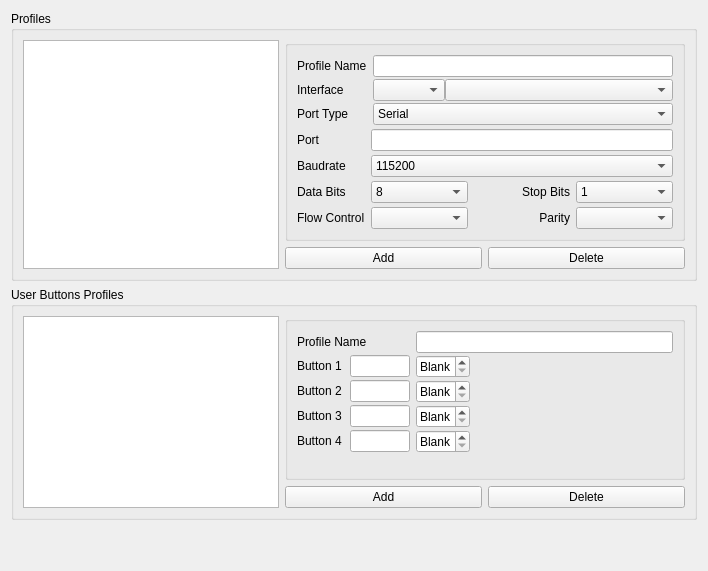
         <widget class="QWidget" name="rotsTab">
          <attribute name="title">
           <string>Rotators</string>
          </attribute>
          <layout class="QVBoxLayout" name="verticalLayout_11">
           <item>
            <widget class="QGroupBox" name="rotsProfileGroup_2">
             <property name="title">
              <string>Profiles</string>
             </property>
             <layout class="QGridLayout" name="gridLayout_5">
              <item row="1" column="1">
               <widget class="QPushButton" name="rotAddProfileButton">
                <property name="text">
                 <string>Add</string>
                </property>
               </widget>
              </item>
              <item row="1" column="2">
               <widget class="QPushButton" name="rotDelProfileButton">
                <property name="text">
                 <string>Delete</string>
                </property>
               </widget>
              </item>
              <item row="0" column="0" rowspan="2">
               <widget class="QListView" name="rotProfilesListView">
                <property name="focusPolicy">
                 <enum>Qt::NoFocus</enum>
                </property>
                <property name="contextMenuPolicy">
                 <enum>Qt::NoContextMenu</enum>
                </property>
                <property name="toolTip">
                 <string>List of all available Rigs</string>
                </property>
                <property name="editTriggers">
                 <set>QAbstractItemView::NoEditTriggers</set>
                </property>
               </widget>
              </item>
              <item row="0" column="1" colspan="2">
               <widget class="QGroupBox" name="rotProfileGroup">
                <property name="minimumSize">
                 <size>
                  <width>400</width>
                  <height>0</height>
                 </size>
                </property>
                <property name="title">
                 <string/>
                </property>
                <layout class="QFormLayout" name="formLayout_18">
                 <property name="verticalSpacing">
                  <number>2</number>
                 </property>
                 <item row="0" column="0">
                  <widget class="QLabel" name="rotProfileNameLabel">
                   <property name="text">
                    <string>Profile Name</string>
                   </property>
                  </widget>
                 </item>
                 <item row="0" column="1">
                  <widget class="QLineEdit" name="rotProfileNameEdit">
                   <property name="toolTip">
                    <string/>
                   </property>
                   <property name="maxLength">
                    <number>25</number>
                   </property>
                  </widget>
                 </item>
                 <item row="1" column="0">
                  <widget class="QLabel" name="rotInterfaceLabel">
                   <property name="text">
                    <string>Interface</string>
                   </property>
                  </widget>
                 </item>
                 <item row="1" column="1">
                  <layout class="QHBoxLayout" name="horizontalLayout_42">
                   <item>
                    <widget class="QComboBox" name="rotInterfaceCombo">
                     <property name="sizePolicy">
                      <sizepolicy hsizetype="Maximum" vsizetype="Fixed">
                       <horstretch>0</horstretch>
                       <verstretch>0</verstretch>
                      </sizepolicy>
                     </property>
                     <property name="sizeAdjustPolicy">
                      <enum>QComboBox::AdjustToContentsOnFirstShow</enum>
                     </property>
                    </widget>
                   </item>
                   <item>
                    <widget class="QComboBox" name="rotModelSelect"/>
                   </item>
                  </layout>
                 </item>
                 <item row="2" column="0">
                  <widget class="QLabel" name="rotPortTypeLabel">
                   <property name="text">
                    <string>Port Type</string>
                   </property>
                  </widget>
                 </item>
                 <item row="2" column="1">
                  <widget class="QComboBox" name="rotPortTypeCombo">
                   <item>
                    <property name="text">
                     <string>Serial</string>
                    </property>
                   </item>
                   <item>
                    <property name="text">
                     <string>Network</string>
                    </property>
                   </item>
                  </widget>
                 </item>
                 <item row="3" column="0" colspan="2">
                  <widget class="QStackedWidget" name="rotStackedWidget">
                   <property name="sizePolicy">
                    <sizepolicy hsizetype="Expanding" vsizetype="Expanding">
                     <horstretch>0</horstretch>
                     <verstretch>0</verstretch>
                    </sizepolicy>
                   </property>
                   <property name="frameShape">
                    <enum>QFrame::NoFrame</enum>
                   </property>
                   <property name="currentIndex">
                    <number>0</number>
                   </property>
                   <widget class="QWidget" name="rotSerialPage">
                    <layout class="QFormLayout" name="formLayout_19">
                     <property name="verticalSpacing">
                      <number>4</number>
                     </property>
                     <property name="leftMargin">
                      <number>0</number>
                     </property>
                     <property name="topMargin">
                      <number>2</number>
                     </property>
                     <property name="rightMargin">
                      <number>0</number>
                     </property>
                     <property name="bottomMargin">
                      <number>0</number>
                     </property>
                     <item row="0" column="0">
                      <widget class="QLabel" name="rotPortLabel">
                       <property name="text">
                        <string>Port</string>
                       </property>
                      </widget>
                     </item>
                     <item row="0" column="1">
                      <widget class="SerialPortEditLine" name="rotPortEdit">
                       <property name="toolTip">
                        <string>Use COMxx for Window or path to COM port under Unix-like OS</string>
                       </property>
                      </widget>
                     </item>
                     <item row="1" column="0">
                      <widget class="QLabel" name="rotBaudLabel">
                       <property name="text">
                        <string>Baudrate</string>
                       </property>
                      </widget>
                     </item>
                     <item row="1" column="1">
                      <widget class="QComboBox" name="rotBaudSelect">
                       <item>
                        <property name="text">
                         <string>115200</string>
                        </property>
                       </item>
                       <item>
                        <property name="text">
                         <string>57600</string>
                        </property>
                       </item>
                       <item>
                        <property name="text">
                         <string>38400</string>
                        </property>
                       </item>
                       <item>
                        <property name="text">
                         <string>19200</string>
                        </property>
                       </item>
                       <item>
                        <property name="text">
                         <string>9600</string>
                        </property>
                       </item>
                       <item>
                        <property name="text">
                         <string>4800</string>
                        </property>
                       </item>
                       <item>
                        <property name="text">
                         <string>2400</string>
                        </property>
                       </item>
                       <item>
                        <property name="text">
                         <string>1200</string>
                        </property>
                       </item>
                      </widget>
                     </item>
                     <item row="2" column="0">
                      <widget class="QLabel" name="rotDataBitsLabel">
                       <property name="text">
                        <string>Data Bits</string>
                       </property>
                      </widget>
                     </item>
                     <item row="4" column="0">
                      <widget class="QLabel" name="rotFlowControlLabel">
                       <property name="text">
                        <string>Flow Control</string>
                       </property>
                      </widget>
                     </item>
                     <item row="2" column="1">
                      <layout class="QHBoxLayout" name="horizontalLayout_29">
                       <property name="spacing">
                        <number>6</number>
                       </property>
                       <item>
                        <widget class="QComboBox" name="rotDataBitsSelect">
                         <item>
                          <property name="text">
                           <string>8</string>
                          </property>
                         </item>
                         <item>
                          <property name="text">
                           <string>7</string>
                          </property>
                         </item>
                         <item>
                          <property name="text">
                           <string>6</string>
                          </property>
                         </item>
                         <item>
                          <property name="text">
                           <string>5</string>
                          </property>
                         </item>
                        </widget>
                       </item>
                       <item>
                        <widget class="QLabel" name="rotStopBitsLabel">
                         <property name="text">
                          <string>Stop Bits</string>
                         </property>
                         <property name="alignment">
                          <set>Qt::AlignRight|Qt::AlignTrailing|Qt::AlignVCenter</set>
                         </property>
                        </widget>
                       </item>
                       <item>
                        <widget class="QComboBox" name="rotStopBitsSelect">
                         <item>
                          <property name="text">
                           <string>1</string>
                          </property>
                         </item>
                         <item>
                          <property name="text">
                           <string>2</string>
                          </property>
                         </item>
                        </widget>
                       </item>
                      </layout>
                     </item>
                     <item row="4" column="1">
                      <layout class="QHBoxLayout" name="horizontalLayout_30">
                       <property name="spacing">
                        <number>6</number>
                       </property>
                       <item>
                        <widget class="QComboBox" name="rotFlowControlSelect"/>
                       </item>
                       <item>
                        <widget class="QLabel" name="rotParityLabel">
                         <property name="text">
                          <string>Parity</string>
                         </property>
                         <property name="alignment">
                          <set>Qt::AlignRight|Qt::AlignTrailing|Qt::AlignVCenter</set>
                         </property>
                        </widget>
                       </item>
                       <item>
                        <widget class="QComboBox" name="rotParitySelect"/>
                       </item>
                      </layout>
                     </item>
                    </layout>
                   </widget>
                   <widget class="QWidget" name="rotNetworkPage">
                    <layout class="QFormLayout" name="formLayout_20">
                     <property name="verticalSpacing">
                      <number>2</number>
                     </property>
                     <property name="leftMargin">
                      <number>0</number>
                     </property>
                     <property name="topMargin">
                      <number>0</number>
                     </property>
                     <property name="rightMargin">
                      <number>0</number>
                     </property>
                     <property name="bottomMargin">
                      <number>0</number>
                     </property>
                     <item row="0" column="0">
                      <widget class="QLabel" name="rotHostNameLabel">
                       <property name="text">
                        <string>Host Name</string>
                       </property>
                      </widget>
                     </item>
                     <item row="0" column="1">
                      <layout class="QHBoxLayout" name="horizontalLayout_28">
                       <property name="spacing">
                        <number>8</number>
                       </property>
                       <item>
                        <widget class="QLineEdit" name="rotHostNameEdit"/>
                       </item>
                       <item>
                        <widget class="QLabel" name="rotNetPortLabel">
                         <property name="text">
                          <string>Port</string>
                         </property>
                         <property name="alignment">
                          <set>Qt::AlignRight|Qt::AlignTrailing|Qt::AlignVCenter</set>
                         </property>
                        </widget>
                       </item>
                       <item>
                        <widget class="QSpinBox" name="rotNetPortSpin">
                         <property name="toolTip">
                          <string/>
                         </property>
                         <property name="minimum">
                          <number>1</number>
                         </property>
                         <property name="maximum">
                          <number>65535</number>
                         </property>
                         <property name="value">
                          <number>4533</number>
                         </property>
                        </widget>
                       </item>
                      </layout>
                     </item>
                    </layout>
                   </widget>
                  </widget>
                 </item>
                </layout>
               </widget>
              </item>
             </layout>
            </widget>
           </item>
           <item>
            <widget class="QGroupBox" name="groupBox_2">
             <property name="title">
              <string>User Buttons Profiles</string>
             </property>
             <layout class="QGridLayout" name="gridLayout_10">
              <item row="0" column="0" rowspan="2">
               <widget class="QListView" name="rotUsrButtonListView">
                <property name="focusPolicy">
                 <enum>Qt::NoFocus</enum>
                </property>
                <property name="contextMenuPolicy">
                 <enum>Qt::NoContextMenu</enum>
                </property>
                <property name="toolTip">
                 <string>List of all available CW Shortcuts Profiles</string>
                </property>
                <property name="editTriggers">
                 <set>QAbstractItemView::NoEditTriggers</set>
                </property>
               </widget>
              </item>
              <item row="1" column="1">
               <widget class="QPushButton" name="rotUsrButtonAddProfileButton">
                <property name="text">
                 <string>Add</string>
                </property>
               </widget>
              </item>
              <item row="1" column="2">
               <widget class="QPushButton" name="rotUsrButtonDelProfileButton">
                <property name="text">
                 <string>Delete</string>
                </property>
               </widget>
              </item>
              <item row="0" column="1" colspan="2">
               <widget class="QGroupBox" name="rotUsrButtonGroup">
                <property name="minimumSize">
                 <size>
                  <width>400</width>
                  <height>0</height>
                 </size>
                </property>
                <property name="title">
                 <string/>
                </property>
                <layout class="QFormLayout" name="formLayout_25">
                 <property name="verticalSpacing">
                  <number>2</number>
                 </property>
                 <item row="0" column="0">
                  <widget class="QLabel" name="rotUsrButtonProfileNameLabel">
                   <property name="text">
                    <string>Profile Name</string>
                   </property>
                  </widget>
                 </item>
                 <item row="0" column="1">
                  <widget class="QLineEdit" name="rotUsrButtonProfileNameEdit">
                   <property name="maxLength">
                    <number>25</number>
                   </property>
                  </widget>
                 </item>
                 <item row="1" column="0">
                  <layout class="QHBoxLayout" name="horizontalLayout_15">
                   <property name="spacing">
                    <number>8</number>
                   </property>
                   <property name="rightMargin">
                    <number>0</number>
                   </property>
                   <property name="bottomMargin">
                    <number>0</number>
                   </property>
                   <item>
                    <widget class="QLabel" name="rotUsrButton1Label">
                     <property name="text">
                      <string>Button 1</string>
                     </property>
                    </widget>
                   </item>
                   <item>
                    <widget class="QLineEdit" name="rotUsrButton1Edit">
                     <property name="sizePolicy">
                      <sizepolicy hsizetype="Maximum" vsizetype="Fixed">
                       <horstretch>0</horstretch>
                       <verstretch>0</verstretch>
                      </sizepolicy>
                     </property>
                     <property name="minimumSize">
                      <size>
                       <width>0</width>
                       <height>0</height>
                      </size>
                     </property>
                     <property name="maximumSize">
                      <size>
                       <width>60</width>
                       <height>16777215</height>
                      </size>
                     </property>
                     <property name="toolTip">
                      <string>Short Desciption of the Button (up to 7 chars)</string>
                     </property>
                     <property name="text">
                      <string/>
                     </property>
                     <property name="maxLength">
                      <number>7</number>
                     </property>
                     <property name="frame">
                      <bool>true</bool>
                     </property>
                    </widget>
                   </item>
                  </layout>
                 </item>
                 <item row="2" column="0">
                  <layout class="QHBoxLayout" name="horizontalLayout_16">
                   <property name="spacing">
                    <number>8</number>
                   </property>
                   <property name="rightMargin">
                    <number>0</number>
                   </property>
                   <property name="bottomMargin">
                    <number>0</number>
                   </property>
                   <item>
                    <widget class="QLabel" name="rotUsrButton2Label">
                     <property name="text">
                      <string>Button 2</string>
                     </property>
                    </widget>
                   </item>
                   <item>
                    <widget class="QLineEdit" name="rotUsrButton2Edit">
                     <property name="sizePolicy">
                      <sizepolicy hsizetype="Maximum" vsizetype="Fixed">
                       <horstretch>0</horstretch>
                       <verstretch>0</verstretch>
                      </sizepolicy>
                     </property>
                     <property name="maximumSize">
                      <size>
                       <width>60</width>
                       <height>16777215</height>
                      </size>
                     </property>
                     <property name="toolTip">
                      <string>Short Desciption of the Button (up to 7 chars)</string>
                     </property>
                     <property name="maxLength">
                      <number>5</number>
                     </property>
                    </widget>
                   </item>
                  </layout>
                 </item>
                 <item row="3" column="0">
                  <layout class="QHBoxLayout" name="horizontalLayout_24">
                   <property name="spacing">
                    <number>8</number>
                   </property>
                   <property name="rightMargin">
                    <number>0</number>
                   </property>
                   <property name="bottomMargin">
                    <number>0</number>
                   </property>
                   <item>
                    <widget class="QLabel" name="rotUsrButton3Label">
                     <property name="text">
                      <string>Button 3</string>
                     </property>
                    </widget>
                   </item>
                   <item>
                    <widget class="QLineEdit" name="rotUsrButton3Edit">
                     <property name="maximumSize">
                      <size>
                       <width>60</width>
                       <height>16777215</height>
                      </size>
                     </property>
                     <property name="toolTip">
                      <string>Short Desciption of the Button (up to 7 chars)</string>
                     </property>
                     <property name="maxLength">
                      <number>5</number>
                     </property>
                    </widget>
                   </item>
                  </layout>
                 </item>
                 <item row="4" column="0">
                  <layout class="QHBoxLayout" name="horizontalLayout_25">
                   <property name="spacing">
                    <number>8</number>
                   </property>
                   <property name="rightMargin">
                    <number>0</number>
                   </property>
                   <property name="bottomMargin">
                    <number>0</number>
                   </property>
                   <item>
                    <widget class="QLabel" name="rotUsrButton4Label">
                     <property name="text">
                      <string>Button 4</string>
                     </property>
                    </widget>
                   </item>
                   <item>
                    <widget class="QLineEdit" name="rotUsrButton4Edit">
                     <property name="maximumSize">
                      <size>
                       <width>60</width>
                       <height>16777215</height>
                      </size>
                     </property>
                     <property name="toolTip">
                      <string>Short Desciption of the Button (up to 7 chars)</string>
                     </property>
                     <property name="maxLength">
                      <number>5</number>
                     </property>
                    </widget>
                   </item>
                  </layout>
                 </item>
                 <item row="1" column="1">
                  <widget class="QSpinBox" name="rotUsrButtonSpinBox1">
                   <property name="sizePolicy">
                    <sizepolicy hsizetype="Maximum" vsizetype="Fixed">
                     <horstretch>0</horstretch>
                     <verstretch>0</verstretch>
                    </sizepolicy>
                   </property>
                   <property name="specialValueText">
                    <string>Blank</string>
                   </property>
                   <property name="suffix">
                    <string>°</string>
                   </property>
                   <property name="minimum">
                    <number>-1</number>
                   </property>
                   <property name="maximum">
                    <number>359</number>
                   </property>
                   <property name="value">
                    <number>-1</number>
                   </property>
                  </widget>
                 </item>
                 <item row="2" column="1">
                  <widget class="QSpinBox" name="rotUsrButtonSpinBox2">
                   <property name="sizePolicy">
                    <sizepolicy hsizetype="Maximum" vsizetype="Fixed">
                     <horstretch>0</horstretch>
                     <verstretch>0</verstretch>
                    </sizepolicy>
                   </property>
                   <property name="specialValueText">
                    <string>Blank</string>
                   </property>
                   <property name="suffix">
                    <string>°</string>
                   </property>
                   <property name="minimum">
                    <number>-1</number>
                   </property>
                   <property name="maximum">
                    <number>359</number>
                   </property>
                   <property name="value">
                    <number>-1</number>
                   </property>
                  </widget>
                 </item>
                 <item row="3" column="1">
                  <widget class="QSpinBox" name="rotUsrButtonSpinBox3">
                   <property name="sizePolicy">
                    <sizepolicy hsizetype="Maximum" vsizetype="Fixed">
                     <horstretch>0</horstretch>
                     <verstretch>0</verstretch>
                    </sizepolicy>
                   </property>
                   <property name="specialValueText">
                    <string>Blank</string>
                   </property>
                   <property name="suffix">
                    <string>°</string>
                   </property>
                   <property name="minimum">
                    <number>-1</number>
                   </property>
                   <property name="maximum">
                    <number>359</number>
                   </property>
                   <property name="value">
                    <number>-1</number>
                   </property>
                  </widget>
                 </item>
                 <item row="4" column="1">
                  <widget class="QSpinBox" name="rotUsrButtonSpinBox4">
                   <property name="sizePolicy">
                    <sizepolicy hsizetype="Maximum" vsizetype="Fixed">
                     <horstretch>0</horstretch>
                     <verstretch>0</verstretch>
                    </sizepolicy>
                   </property>
                   <property name="specialValueText">
                    <string>Blank</string>
                   </property>
                   <property name="suffix">
                    <string>°</string>
                   </property>
                   <property name="minimum">
                    <number>-1</number>
                   </property>
                   <property name="maximum">
                    <number>359</number>
                   </property>
                   <property name="singleStep">
                    <number>1</number>
                   </property>
                   <property name="value">
                    <number>-1</number>
                   </property>
                  </widget>
                 </item>
                </layout>
               </widget>
              </item>
             </layout>
            </widget>
           </item>
           <item>
            <spacer name="verticalSpacer_7">
             <property name="orientation">
              <enum>Qt::Vertical</enum>
             </property>
             <property name="sizeHint" stdset="0">
              <size>
               <width>20</width>
               <height>40</height>
              </size>
             </property>
            </spacer>
           </item>
          </layout>
         </widget>
